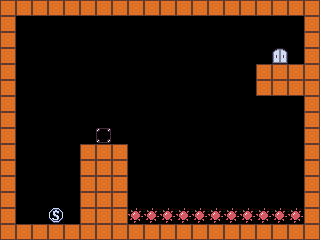

Below is a game level as drawn by its tile map, then a one-line description and the .tmx file that defines it, in full:
An orthogonal 20x15 tile map with 16x16 px tiles, 1 tile layer (object).

<map version="1.0" orientation="orthogonal" renderorder="right-down" width="20" height="15" tilewidth="16" tileheight="16" nextobjectid="1">
 <tileset firstgid="1" name="tileset" tilewidth="16" tileheight="16" tilecount="64" columns="8">
  <image source="tileset.png" width="128" height="128" />
 </tileset>
 <layer name="object" width="20" height="15">
  <data encoding="csv">
1,1,1,1,1,1,1,1,1,1,1,1,1,1,1,1,1,1,1,1,
1,0,0,0,0,0,0,0,0,0,0,0,0,0,0,0,0,0,0,1,
1,0,0,0,0,0,0,0,0,0,0,0,0,0,0,0,0,0,0,1,
1,0,0,0,0,0,0,0,0,0,0,0,0,0,0,0,0,12,0,1,
1,0,0,0,0,0,0,0,0,0,0,0,0,0,0,0,1,1,1,1,
1,0,0,0,0,0,0,0,0,0,0,0,0,0,0,0,1,1,1,1,
1,0,0,0,0,0,0,0,0,0,0,0,0,0,0,0,0,0,0,1,
1,0,0,0,0,0,0,0,0,0,0,0,0,0,0,0,0,0,0,1,
1,0,0,0,0,0,11,0,0,0,0,0,0,0,0,0,0,0,0,1,
1,0,0,0,0,1,1,1,0,0,0,0,0,0,0,0,0,0,0,1,
1,0,0,0,0,1,1,1,0,0,0,0,0,0,0,0,0,0,0,1,
1,0,0,0,0,1,1,1,0,0,0,0,0,0,0,0,0,0,0,1,
1,0,0,0,0,1,1,1,0,0,0,0,0,0,0,0,0,0,0,1,
1,0,0,9,0,1,1,1,10,10,10,10,10,10,10,10,10,10,10,1,
1,1,1,1,1,1,1,1,1,1,1,1,1,1,1,1,1,1,1,1
</data>
 </layer>
</map>
